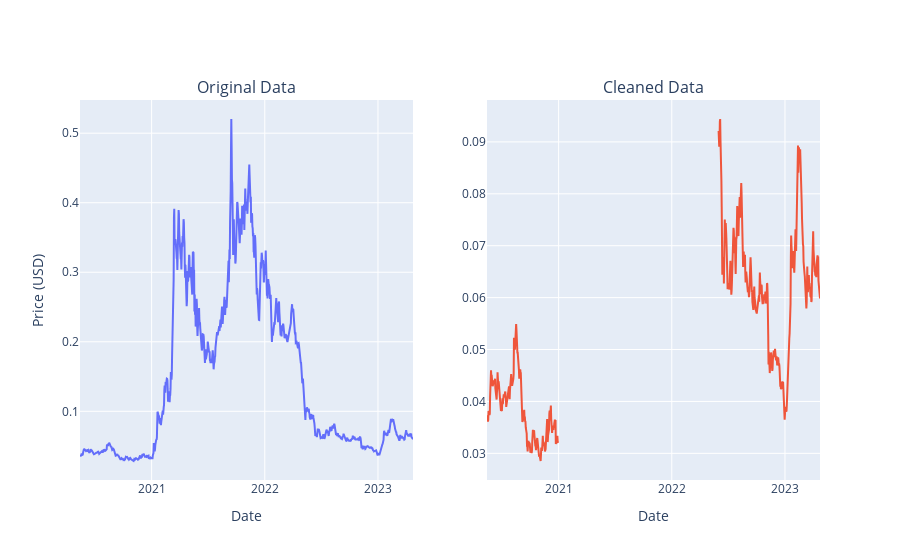

Here is the notebook cell this chart was saved with:
### Code cell
# Create subplots
fig = sp.make_subplots(rows=1, cols=2, subplot_titles=("Original Data", "Cleaned Data"))

# Plot the 'close' column in the original data using Plotly
fig.add_trace(go.Scatter(x=ohlcv_data_daily['datetime'], y=ohlcv_data_daily['close'], name='Original Data'), row=1, col=1)

# Plot the 'close' column in the cleaned data using Plotly
fig.add_trace(go.Scatter(x=ohlcv_data_cleaned_daily['datetime'], y=ohlcv_data_cleaned_daily['close'], name='Cleaned Data'), row=1, col=2)

# Update layout
fig.update_layout(showlegend=False, xaxis_title='Date', xaxis2_title='Date', yaxis_title='Price (USD)')

# Display the plot
fig.show()

### Figure 1 — Plotly figure (JSON) as saved in the notebook; plotly's stock layout.template omitted (floating-point values rounded to 4 significant figures; data arrays with more than 128 entries replaced by an {"elided": "..."} marker saying what was removed)
{"data": [{"name": "Original Data", "type": "scatter", "x": {"elided": "1075 str values"}, "xaxis": "x", "y": {"elided": "1075 float values"}, "yaxis": "y"}, {"name": "Cleaned Data", "type": "scatter", "x": {"elided": "1075 str values"}, "xaxis": "x2", "y": {"elided": "1075 float values"}, "yaxis": "y2"}], "layout": {"annotations": [{"font": {"size": 16}, "showarrow": false, "text": "Original Data", "x": 0.225, "xanchor": "center", "xref": "paper", "y": 1, "yanchor": "bottom", "yref": "paper"}, {"font": {"size": 16}, "showarrow": false, "text": "Cleaned Data", "x": 0.775, "xanchor": "center", "xref": "paper", "y": 1, "yanchor": "bottom", "yref": "paper"}], "showlegend": false, "xaxis": {"anchor": "y", "domain": [0, 0.45], "title": {"text": "Date"}}, "xaxis2": {"anchor": "y2", "domain": [0.55, 1], "title": {"text": "Date"}}, "yaxis": {"anchor": "x", "domain": [0, 1], "title": {"text": "Price (USD)"}}, "yaxis2": {"anchor": "x2", "domain": [0, 1]}}}
